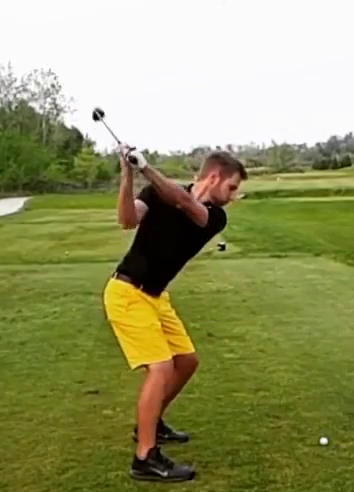
#> input picture frame 3 of dataset/down_001.mp4, 354 x 492 px
$ jupyter execute CV_CP.ipynb
#> lines starting #> are read from the running program, lines starting #| are printed output that depends on the picture; after the words box and inside, x2 and y2 are one past the last pixel; in counts of white or black regions, pixels touching at a corner belong together
GOLF SHOT SWING RECOGNITION USING OPTICAL FLOW.

Implementing Gunnar Farneback based Optical Flow for trajectory estimation.

Implementing Morphological Filter on image frame contributing trajectory path.

[cell 1]
import cv2
import os
import numpy as np
import matplotlib.pyplot as plt
# Path to folder with videos
videos_folder = './dataset'

# Path to folder where optical flow images will be saved
optical_flow_folder_gf = './optical_flow_images_gf'
optical_flow_folder_lk = './optical_flow_images_lk'

# Loop through all videos in the folder
for video_name in os.listdir(videos_folder):

    # Get the label of the video from its name (assuming that the label is the first word in the file name)
    label = video_name.split('_')[0]
    bgSubtractor = cv2.createBackgroundSubtractorMOG2()
    # Open the video file
    video_path = os.path.join(videos_folder, video_name)
    cap = cv2.VideoCapture(video_path)

    # Read the first frame
    ret, frame1 = cap.read()
#> frame1 is the input picture: shape (492, 354, 3); mean B, G, R 100.7, 150, 148.6
    i = 0
    # Loop through the rest of the frames
    while True:

        # Read the next frame
        ret, frame2 = cap.read()
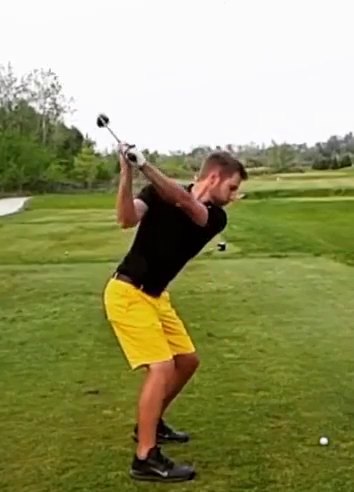
#> input picture frame 4 of dataset/down_001.mp4, 354 x 492 px
#> frame2 is the input picture: shape (492, 354, 3); mean B, G, R 100.6, 150, 148.6

        # If there are no more frames, break out of the loop
        if not ret:
            break
        # Convert frames to grayscale
        gray1 = cv2.cvtColor(frame1, cv2.COLOR_BGR2GRAY)
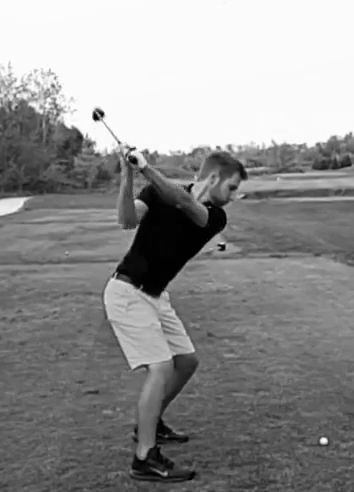
#> gray1: shape (492, 354); min 0, max 255, mean 144
        gray2 = cv2.cvtColor(frame2, cv2.COLOR_BGR2GRAY)

        # Calculate optical flow using Farnback algorithm
        flow = cv2.calcOpticalFlowFarneback(gray1, gray2, None, 0.5, 3, 15, 3, 5, 1.2, 0)
        # Convert optical flow to image format
        hsv = np.zeros((frame1.shape[0], frame1.shape[1], 3), dtype=np.uint8)

        hsv[...,1] = 255
        mag, ang = cv2.cartToPolar(flow[...,0], flow[...,1])
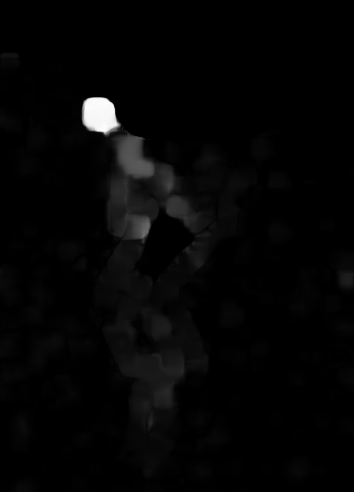
#> mag: shape (492, 354) float32; min 0, max 7.88, mean 0.166; drawn with min black and max white
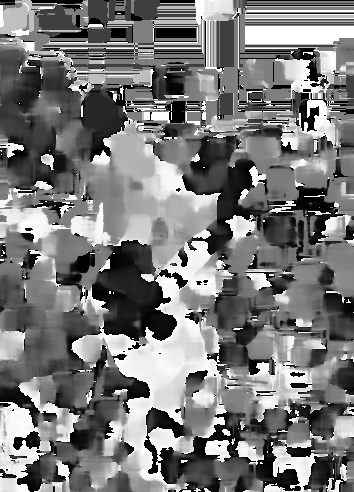
#> ang: shape (492, 354) float32; min 0, max 6.28, mean 3; drawn with min black and max white
        hsv[...,0] = ang*180/np.pi/2
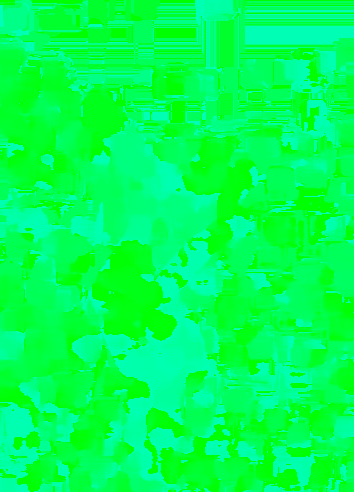
#> hsv: shape (492, 354, 3); mean of channels 0, 1, 2 85.5, 255, 0; drawn as B, G, R
        hsv[...,2] = cv2.normalize(mag,None,0,255,cv2.NORM_MINMAX)
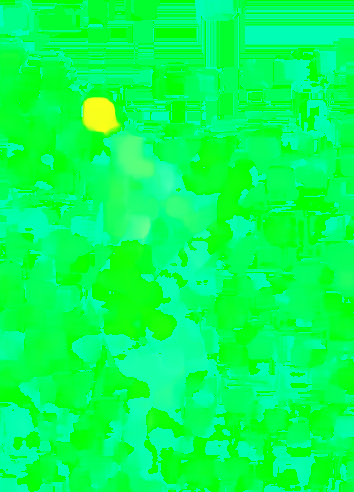
#> hsv: shape (492, 354, 3); mean of channels 0, 1, 2 85.5, 255, 5.1; drawn as B, G, R

        optical_flow_image = cv2.cvtColor(hsv, cv2.COLOR_HSV2BGR)
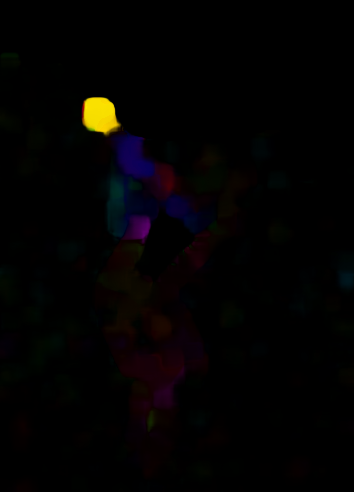
#> optical_flow_image: shape (492, 354, 3); mean B, G, R 1.9, 2.2, 3.5

        # Save the optical flow image with the corresponding label in the optical flow folder
        optical_flow_name = f'{label}_{str(i).zfill(4)}.png'
        i=i+1
        optical_flow_path = os.path.join(optical_flow_folder_gf, optical_flow_name)
        cv2.imwrite(optical_flow_path, optical_flow_image)

        # Apply background subtraction to frame
        fgMask = bgSubtractor.apply(frame2)
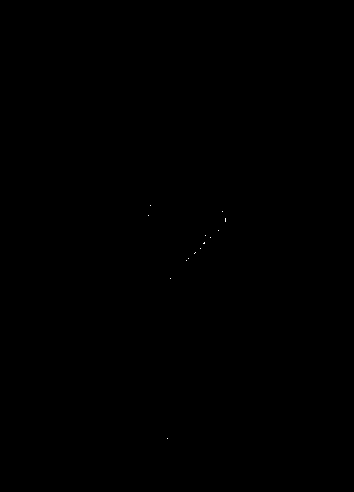
#> fgMask: shape (492, 354); values 127 (black) and 255 (white), 0.01% white in thin lines or dots, all inside (x1, y1, x2, y2) = (148, 205, 226, 439)

        # Apply morphological operations to reduce noise and fill gaps
        kernel = cv2.getStructuringElement(cv2.MORPH_ELLIPSE, (5, 5))
        fgMask = cv2.morphologyEx(fgMask, cv2.MORPH_OPEN, kernel)
#> fgMask: shape (492, 354); every value is 127


        # Save the optical flow image with the corresponding label in the optical flow folder
        optical_flow_name = f'{label}_{str(i).zfill(4)}.png'
        i=i+1
        optical_flow_path = os.path.join(optical_flow_folder_lk, optical_flow_name)
        cv2.imwrite(optical_flow_path, fgMask)


        # Update the current frame
        frame1 = frame2

    # Release the video capture object
    cap.release()

$ run again, starting later in the video
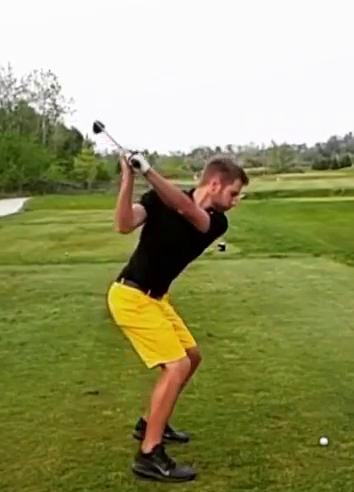
#> input picture frame 16 of dataset/down_001.mp4, 354 x 492 px
#> frame1 is the input picture: shape (492, 354, 3); mean B, G, R 101.4, 150.8, 149.1
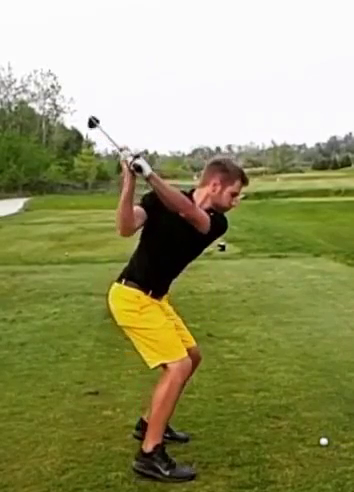
#> input picture frame 17 of dataset/down_001.mp4, 354 x 492 px
#> frame2 is the input picture: shape (492, 354, 3); mean B, G, R 101.5, 150.9, 149
#> `optical_flow_image = cv2.cvtColor(hsv, cv2.COLOR_HSV2BGR)`:
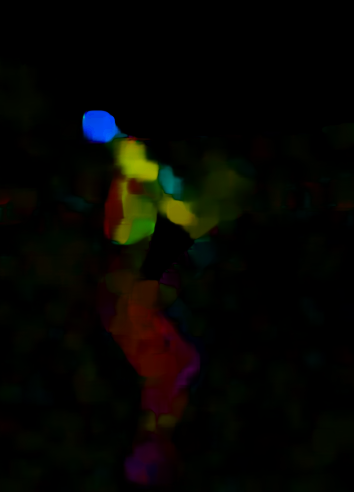
#> optical_flow_image: shape (492, 354, 3); mean B, G, R 2.1, 5.9, 6.2
